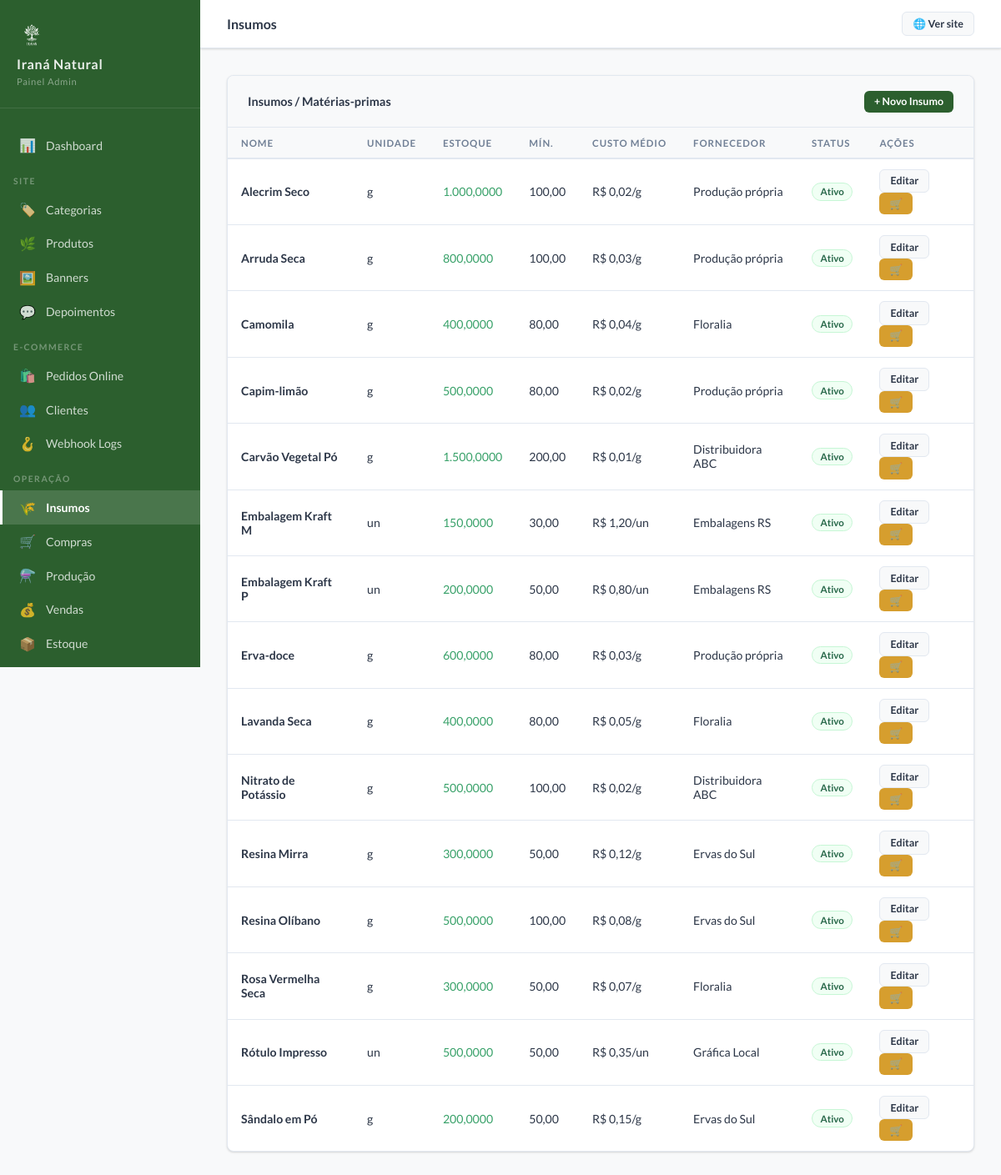
/admin/insumos (signed in), run on the app's committed database.
### tables this page shows
CREATE TABLE IF NOT EXISTS `insumos` (
  `id` int unsigned NOT NULL AUTO_INCREMENT,
  `tipo_id` int unsigned DEFAULT NULL COMMENT 'FK para categorias_insumos.id',
  `nome` varchar(150) NOT NULL,
  `descricao` text,
  `unidade_medida` varchar(20) NOT NULL COMMENT 'kg, g, mg, l, ml, un, pct, cx',
  `estoque_atual` decimal(12,4) NOT NULL DEFAULT '0.0000',
  `estoque_minimo` decimal(12,4) NOT NULL DEFAULT '0.0000',
  `custo_medio` decimal(12,6) NOT NULL DEFAULT '0.000000' COMMENT 'Custo médio ponderado por unidade',
  `fornecedor` varchar(200) DEFAULT NULL,
  `observacoes` text,
  `data_conferencia` date DEFAULT NULL COMMENT 'Última data de conferência física do estoque',
  `ativo` tinyint(1) NOT NULL DEFAULT '1',
  `criado_em` timestamp NOT NULL DEFAULT CURRENT_TIMESTAMP,
  `atualizado_em` timestamp NOT NULL DEFAULT CURRENT_TIMESTAMP ON UPDATE CURRENT_TIMESTAMP,
  PRIMARY KEY (`id`),
  KEY `idx_insumos_tipo_id` (`tipo_id`),
  KEY `idx_insumos_ativo` (`ativo`),
  CONSTRAINT `fk_insumos_tipo_id` FOREIGN KEY (`tipo_id`) REFERENCES `categorias_insumos` (`id`) ON DELETE SET NULL
);

### admin/Controllers/AdminController.php (called while the page is built, shortened)
<?php
abstract class AdminController
{
    protected function render(string $view, array $data = []): void
    {
        extract($data);
        $viewFile   = ROOT . "/admin/Views/{$view}.php";
        require $viewFile;
    }
}

### admin/Controllers/InsumosController.php (called while the page is built, shortened)
<?php
class InsumosController extends AdminController
{
    private Insumo $model;
    public function __construct() { $this->model = new Insumo(); }
    public function index(): void
    {
        $insumos = $this->model->findAll('', [], 'nome ASC');
        $this->render('insumos/index', compact('insumos', 'flash'));
    }
}

### app/Core/Database.php (called while the page is built, shortened)
<?php
class Database
{
    private static ?PDO $instance = null;
    public static function getInstance(): PDO
    {
        if (self::$instance === null) {
            try {
                $dsn = 'mysql:host=' . DB_HOST . ';dbname=' . DB_NAME . ';charset=' . DB_CHARSET;
                self::$instance = new PDO($dsn, DB_USER, DB_PASS, [
                    PDO::ATTR_ERRMODE            => PDO::ERRMODE_EXCEPTION,
                    PDO::ATTR_DEFAULT_FETCH_MODE => PDO::FETCH_ASSOC,
                    PDO::ATTR_EMULATE_PREPARES   => false,
                ]);
            } catch (PDOException $e) {
                die('Erro de conexão com o banco de dados: ' . $e->getMessage());
            }
        }
        return self::$instance;
    }
}

### app/Core/Model.php (called while the page is built, shortened)
<?php
abstract class Model
{
    protected PDO $db;
    protected string $table;
    public function __construct()
    {
        $this->db = Database::getInstance();
    }
    public function findAll(string $where = '', array $params = [], string $order = ''): array
    {
        $sql = "SELECT * FROM {$this->table}";
        if ($order) $sql .= " ORDER BY $order";
        $stmt = $this->db->prepare($sql);
        $stmt->execute($params);
        return $stmt->fetchAll();
    }
}

### app/Core/Helper.php (called while the page is built, shortened)
<?php
class Helper
{
    public static function money(float $value): string
    {
        return 'R$ ' . number_format($value, 2, ',', '.');
    }
}

### admin/Views/insumos/index.php (the view, shortened to what this page needs)
<div class="adm-card">
    <div class="adm-card-header">
        <span class="adm-card-title">Insumos / Matérias-primas</span>
        <a href="/admin/insumos/novo" class="adm-btn adm-btn-primary adm-btn-sm">+ Novo Insumo</a>
    </div>
    <div class="adm-table-wrap">
        <table class="adm-table">
            <thead>
                <tr><th>Nome</th><th>Unidade</th><th>Estoque</th><th>Mín.</th><th>Custo Médio</th><th>Fornecedor</th><th>Status</th><th>Ações</th></tr>
            </thead>
            <tbody>
            <?php if (empty($insumos)): ?>
            <tr><td colspan="8" style="text-align:center;padding:2rem;color:#718096">Nenhum insumo cadastrado.</td></tr>
            <?php else: ?>
            <?php foreach ($insumos as $ins): ?>
            <?php $alerta = (float)$ins['estoque_atual'] <= (float)$ins['estoque_minimo']; ?>
            <tr>
                <td><strong><?= htmlspecialchars($ins['nome'], ENT_QUOTES, 'UTF-8') ?></strong></td>
                <td><?= htmlspecialchars($ins['unidade_medida'], ENT_QUOTES, 'UTF-8') ?></td>
                <td class="<?= $alerta ? 'estoque-baixo' : 'estoque-ok' ?>">
                    <?= number_format($ins['estoque_atual'], 4, ',', '.') ?>
                </td>
                <td><?= number_format($ins['estoque_minimo'], 2, ',', '.') ?></td>
                <td><?= Helper::money((float)$ins['custo_medio']) ?>/<?= $ins['unidade_medida'] ?></td>
                <td><?= htmlspecialchars($ins['fornecedor'] ?? '—', ENT_QUOTES, 'UTF-8') ?></td>
                <td>
                    <?php if ($ins['ativo']): ?>
                    <span class="adm-badge adm-badge-success">Ativo</span>
                    <?php else: ?>
                    <span class="adm-badge adm-badge-gray">Inativo</span>
                    <?php endif; ?>
                </td>
                <td>
                    <a href="/admin/insumos/<?= $ins['id'] ?>/editar" class="adm-btn adm-btn-secondary adm-btn-sm">Editar</a>
                    <a href="/admin/compras/nova" class="adm-btn adm-btn-warning adm-btn-sm" title="Registrar compra deste insumo">🛒</a>
                </td>
            </tr>
            <?php endforeach; ?>
            <?php endif; ?>
            </tbody>
        </table>
    </div>
</div>

### assets/css/admin.css (style rules this page uses)
:root { --adm-sidebar-w: 240px; --adm-verde: #2C5F2E; --adm-verde-hover: #3a7a3d; --adm-bege: #F5EFE3; --adm-branco: #FFFFFF; --adm-cinza-claro: #F8F9FA; --adm-cinza-borda: #E2E8F0; --adm-texto: #2D3748; --adm-texto-medio: #718096; --adm-sucesso: #38A169; --adm-erro: #E53E3E; --adm-aviso: #D69E2E; --adm-sombra: 0 1px 3px rgba(0,0,0,0.1), 0 1px 2px rgba(0,0,0,0.06); }
*, *::before, *::after { box-sizing: border-box; margin: 0; padding: 0; }
body { font-family: 'Lato', sans-serif; font-size: 14px; color: var(--adm-texto); background: var(--adm-cinza-claro); }
.adm-card { background: var(--adm-branco); border-radius: 8px; box-shadow: var(--adm-sombra); border: 1px solid var(--adm-cinza-borda); margin-bottom: 1.5rem; overflow: hidden; }
.adm-card-header { padding: 1.1rem 1.5rem; border-bottom: 1px solid var(--adm-cinza-borda); display: flex; align-items: center; justify-content: space-between; background: var(--adm-cinza-claro); }
.adm-card-title { font-size: 0.9rem; font-weight: 700; color: var(--adm-texto); }
.adm-table-wrap { overflow-x: auto; }
.adm-table { width: 100%; border-collapse: collapse; font-size: 0.88rem; }
.adm-table th { background: var(--adm-cinza-claro); padding: 0.7rem 1rem; text-align: left; font-size: 0.72rem; font-weight: 700; text-transform: uppercase; letter-spacing: 0.08em; color: var(--adm-texto-medio); border-bottom: 2px solid var(--adm-cinza-borda); white-space: nowrap; }
.adm-table td { padding: 0.75rem 1rem; border-bottom: 1px solid var(--adm-cinza-borda); vertical-align: middle; }
.adm-table tr:last-child td { border-bottom: none; }
.adm-btn { display: inline-flex; align-items: center; gap: 0.4rem; padding: 0.5rem 1.1rem; border-radius: 6px; font-size: 0.82rem; font-weight: 700; cursor: pointer; border: none; text-decoration: none; transition: all 0.2s; white-space: nowrap; }
.adm-btn-primary { background: var(--adm-verde); color: white; }
.adm-btn-secondary { background: var(--adm-cinza-claro); color: var(--adm-texto); border: 1px solid var(--adm-cinza-borda); }
.adm-btn-warning { background: var(--adm-aviso); color: white; }
.adm-btn-sm { padding: 0.35rem 0.75rem; font-size: 0.78rem; }
.adm-badge { display: inline-flex; align-items: center; padding: 0.2rem 0.6rem; border-radius: 20px; font-size: 0.72rem; font-weight: 700; }
.adm-badge-success { background: #F0FFF4; color: #276749; border: 1px solid #C6F6D5; }
.estoque-ok { color: var(--adm-sucesso); }

### data on the page
insumos: nome "Alecrim Seco", unidade_medida "g", estoque_atual "1.000,0000", estoque_minimo "100,00", custo_medio "R$ 0,02", fornecedor "Produção própria", ativo "Ativo"
insumos: nome "Arruda Seca", unidade_medida "g", estoque_atual "800,0000", estoque_minimo "100,00", custo_medio "R$ 0,03", fornecedor "Produção própria", ativo "Ativo"
insumos: nome "Camomila", unidade_medida "g", estoque_atual "400,0000", estoque_minimo "80,00", custo_medio "R$ 0,04", fornecedor "Floralia", ativo "Ativo"
insumos: nome "Capim-limão", unidade_medida "g", estoque_atual "500,0000", estoque_minimo "80,00", custo_medio "R$ 0,02", fornecedor "Produção própria", ativo "Ativo"
insumos: nome "Carvão Vegetal Pó", unidade_medida "g", estoque_atual "1.500,0000", estoque_minimo "200,00", custo_medio "R$ 0,01", fornecedor "Distribuidora ABC", ativo "Ativo"
insumos: nome "Embalagem Kraft M", unidade_medida "un", estoque_atual "150,0000", estoque_minimo "30,00", custo_medio "R$ 1,20", fornecedor "Embalagens RS", ativo "Ativo"
insumos: nome "Embalagem Kraft P", unidade_medida "un", estoque_atual "200,0000", estoque_minimo "50,00", custo_medio "R$ 0,80", fornecedor "Embalagens RS", ativo "Ativo"
insumos: nome "Erva-doce", unidade_medida "g", estoque_atual "600,0000", estoque_minimo "80,00", custo_medio "R$ 0,03", fornecedor "Produção própria", ativo "Ativo"
insumos: nome "Lavanda Seca", unidade_medida "g", estoque_atual "400,0000", estoque_minimo "80,00", custo_medio "R$ 0,05", fornecedor "Floralia", ativo "Ativo"
insumos: nome "Nitrato de Potássio", unidade_medida "g", estoque_atual "500,0000", estoque_minimo "100,00", custo_medio "R$ 0,02", fornecedor "Distribuidora ABC", ativo "Ativo"
insumos: nome "Resina Mirra", unidade_medida "g", estoque_atual "300,0000", estoque_minimo "50,00", custo_medio "R$ 0,12", fornecedor "Ervas do Sul", ativo "Ativo"
insumos: nome "Resina Olíbano", unidade_medida "g", estoque_atual "500,0000", estoque_minimo "100,00", custo_medio "R$ 0,08", fornecedor "Ervas do Sul", ativo "Ativo"
insumos: nome "Rosa Vermelha Seca", unidade_medida "g", estoque_atual "300,0000", estoque_minimo "50,00", custo_medio "R$ 0,07", fornecedor "Floralia", ativo "Ativo"
insumos: nome "Rótulo Impresso", unidade_medida "un", estoque_atual "500,0000", estoque_minimo "50,00", custo_medio "R$ 0,35", fornecedor "Gráfica Local", ativo "Ativo"
insumos: nome "Sândalo em Pó", unidade_medida "g", estoque_atual "200,0000", estoque_minimo "50,00", custo_medio "R$ 0,15", fornecedor "Ervas do Sul", ativo "Ativo"

### other printed values
APP_NAME "Iraná Natural"
$pageTitle "Insumos"
